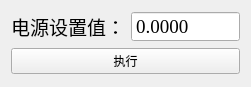
              <widget class="QWidget" name="page">
               <property name="geometry">
                <rect>
                 <x>0</x>
                 <y>0</y>
                 <width>251</width>
                 <height>87</height>
                </rect>
               </property>
               <attribute name="label">
                <string>直接设置</string>
               </attribute>
               <layout class="QGridLayout" name="gridLayout_8">
                <item row="0" column="0">
                 <widget class="QLabel" name="label_25">
                  <property name="font">
                   <font>
                    <family>宋体</family>
                    <pointsize>14</pointsize>
                    <weight>50</weight>
                    <italic>false</italic>
                    <bold>false</bold>
                   </font>
                  </property>
                  <property name="text">
                   <string>电源设置值：</string>
                  </property>
                 </widget>
                </item>
                <item row="0" column="1">
                 <widget class="QDoubleSpinBox" name="List_51">
                  <property name="font">
                   <font>
                    <family>Times New Roman</family>
                    <pointsize>14</pointsize>
                   </font>
                  </property>
                  <property name="contextMenuPolicy">
                   <enum>Qt::DefaultContextMenu</enum>
                  </property>
                  <property name="wrapping">
                   <bool>false</bool>
                  </property>
                  <property name="frame">
                   <bool>true</bool>
                  </property>
                  <property name="readOnly">
                   <bool>false</bool>
                  </property>
                  <property name="buttonSymbols">
                   <enum>QAbstractSpinBox::NoButtons</enum>
                  </property>
                  <property name="accelerated">
                   <bool>false</bool>
                  </property>
                  <property name="suffix">
                   <string/>
                  </property>
                  <property name="decimals">
                   <number>4</number>
                  </property>
                  <property name="maximum">
                   <double>999.999900000000025</double>
                  </property>
                 </widget>
                </item>
                <item row="1" column="0" colspan="2">
                 <widget class="QPushButton" name="pushButton_33">
                  <property name="enabled">
                   <bool>true</bool>
                  </property>
                  <property name="text">
                   <string>执行</string>
                  </property>
                 </widget>
                </item>
               </layout>
              </widget>
